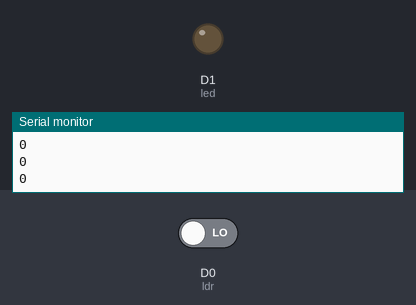
Simulated run of this sketch. Board: ESP8266 (NodeMCU). On the bench: output pins drawn as LEDs (lit = HIGH), the last lines printed to the serial monitor. The inputs (shaded band) are chosen by the test bench; at power-on: D0 (ldr) LOW.

Above: at 1.7 s.
1.8 s: D0 (ldr) driven HIGH
At 2.9 s:
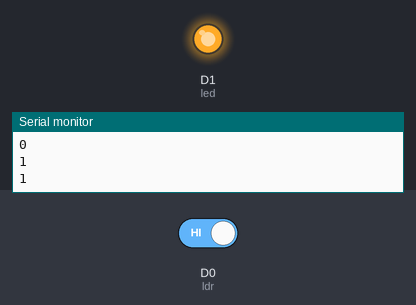
3.5 s: D0 (ldr) driven LOW
At 4.1 s:
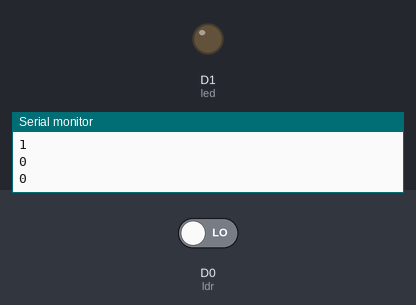
Timing chart, 0 to 6.5 s (numbered marks = the images above; inputs shaded):
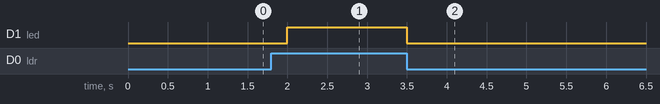

Measured:
- after the input at 1.8 s, D1 (led): LOW → HIGH after 0.20 s
- after the input at 3.5 s, D1 (led): HIGH → LOW at once

The sketch:

LDR.ino
```cpp
const int ldr = D0;
const int led = D1;

void setup(){

Serial.begin(9600);
pinMode(led, OUTPUT);
pinMode(ldr, INPUT);
delay(500);
}
void loop() {
  int value=digitalRead(ldr);
  if(value == 1){
    digitalWrite(led,HIGH);
  }
  else {
    digitalWrite(led, LOW);
  }

  Serial.println(value);
delay(500);

}
```
